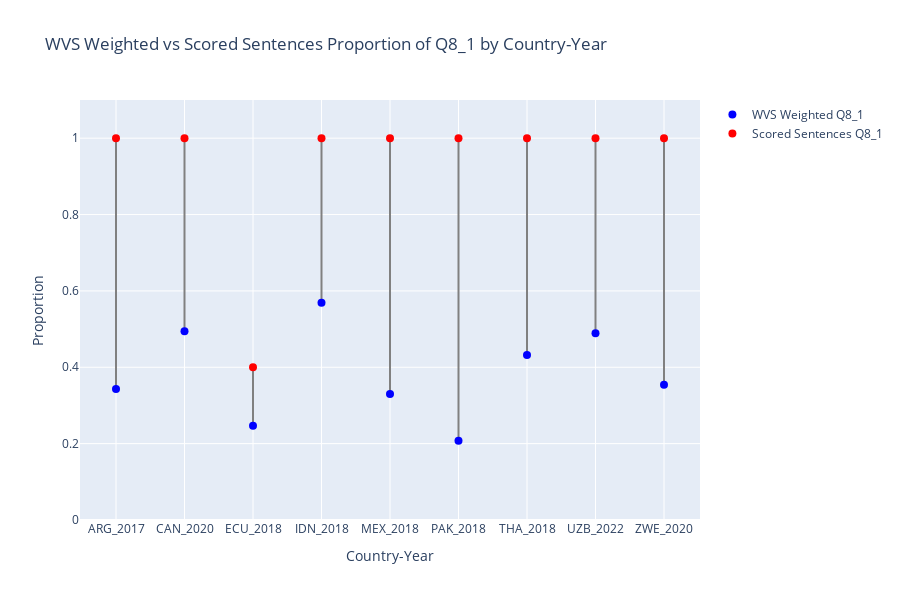

The notebook cell this image was saved under:
### Code cell
## (Visualization -III) ##

# This script compares proportions of a specific Q8 survey response between scored sentences and WVS data at the country-year level.
# It aggregates sentence counts and computes proportions per country-year in the scored predictions.
# It filters the WVS data to matching country-year pairs and computes weighted response proportions using survey weights.
# The code then merges both datasets and visualizes their proportions with connecting lines to compare distributions.
# The plot uses country-year labels on the x-axis and proportion values on the y-axis, with vertical lines visually highlighting differences between WVS survey and scored sentence proportions.
# Finally, it calculates and prints the Pearson correlation between the weighted WVS proportions and scored sentence proportions.

%run visualize_prop_diffs.py

### Figure 1 — Plotly figure (JSON) as saved in the notebook; plotly's stock layout.template omitted (floating-point values rounded to 4 significant figures)
{"data": [{"hoverinfo": "skip", "line": {"color": "gray"}, "mode": "lines", "showlegend": false, "type": "scatter", "x": ["ARG_2017", "ARG_2017"], "y": [0.343, 1]}, {"hoverinfo": "skip", "line": {"color": "gray"}, "mode": "lines", "showlegend": false, "type": "scatter", "x": ["CAN_2020", "CAN_2020"], "y": [0.4943, 1]}, {"hoverinfo": "skip", "line": {"color": "gray"}, "mode": "lines", "showlegend": false, "type": "scatter", "x": ["ECU_2018", "ECU_2018"], "y": [0.2467, 0.4]}, {"hoverinfo": "skip", "line": {"color": "gray"}, "mode": "lines", "showlegend": false, "type": "scatter", "x": ["IDN_2018", "IDN_2018"], "y": [0.5687, 1]}, {"hoverinfo": "skip", "line": {"color": "gray"}, "mode": "lines", "showlegend": false, "type": "scatter", "x": ["MEX_2018", "MEX_2018"], "y": [0.3297, 1]}, {"hoverinfo": "skip", "line": {"color": "gray"}, "mode": "lines", "showlegend": false, "type": "scatter", "x": ["PAK_2018", "PAK_2018"], "y": [0.2075, 1]}, {"hoverinfo": "skip", "line": {"color": "gray"}, "mode": "lines", "showlegend": false, "type": "scatter", "x": ["THA_2018", "THA_2018"], "y": [0.432, 1]}, {"hoverinfo": "skip", "line": {"color": "gray"}, "mode": "lines", "showlegend": false, "type": "scatter", "x": ["UZB_2022", "UZB_2022"], "y": [0.4888, 1]}, {"hoverinfo": "skip", "line": {"color": "gray"}, "mode": "lines", "showlegend": false, "type": "scatter", "x": ["ZWE_2020", "ZWE_2020"], "y": [0.3539, 1]}, {"hovertemplate": "%{x}<br>WVS Weighted Proportion: %{y:.2f}<extra></extra>", "marker": {"color": "blue", "size": 8}, "mode": "markers", "name": "WVS Weighted Q8_1", "type": "scatter", "x": ["ARG_2017", "CAN_2020", "ECU_2018", "IDN_2018", "MEX_2018", "PAK_2018", "THA_2018", "UZB_2022", "ZWE_2020"], "y": [0.343, 0.4943, 0.2467, 0.5687, 0.3297, 0.2075, 0.432, 0.4888, 0.3539]}, {"hovertemplate": "%{x}<br>Sentence Proportion: %{y:.2f}<extra></extra>", "marker": {"color": "red", "size": 8}, "mode": "markers", "name": "Scored Sentences Q8_1", "type": "scatter", "x": ["ARG_2017", "CAN_2020", "ECU_2018", "IDN_2018", "MEX_2018", "PAK_2018", "THA_2018", "UZB_2022", "ZWE_2020"], "y": [1.0, 1.0, 0.4, 1.0, 1.0, 1.0, 1.0, 1.0, 1.0]}], "layout": {"height": 600, "hovermode": "x unified", "title": {"text": "WVS Weighted vs Scored Sentences Proportion of Q8_1 by Country-Year"}, "xaxis": {"title": {"text": "Country-Year"}}, "yaxis": {"range": [0, 1.1], "title": {"text": "Proportion"}}}}
